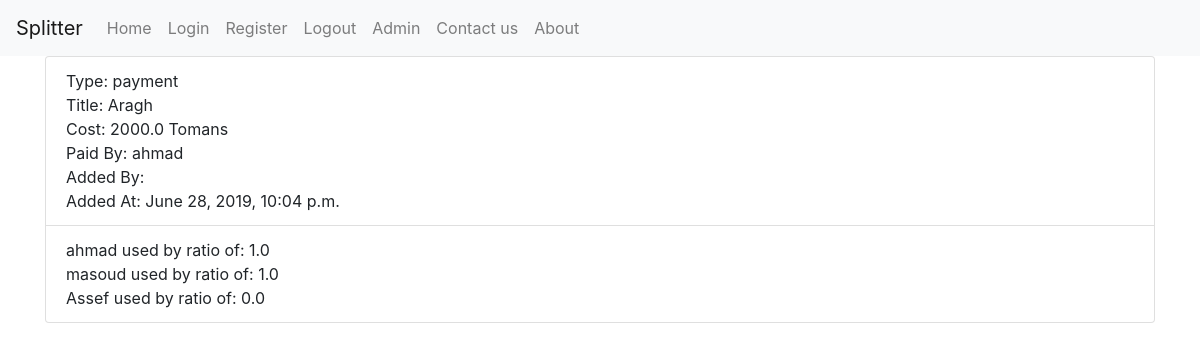
The page /test/12 (signed in) on the database its author committed.
### main/models.py (models this page shows, shortened)
class Expense(models.Model):
    expense_type = models.CharField(max_length=10, default='payment')
    group_fk = models.ForeignKey(Group, on_delete=models.CASCADE)
    adder_fk = models.ForeignKey(Account, on_delete=models.CASCADE,
                                 related_name='adder_fk')
    payer_fk = models.ForeignKey(Account, on_delete=models.CASCADE,
                                 related_name='payer_fk')
    title = models.CharField(max_length=20)
    cost = models.FloatField(default=0)
    date_time = models.DateTimeField(auto_now=True, null=True)

class Account(models.Model):
    user = models.OneToOneField(User, on_delete=models.CASCADE)

class ExpenseRatio(models.Model):
    expense_fk = models.ForeignKey(Expense, on_delete=models.CASCADE)
    member_fk = models.ForeignKey(Account, on_delete=models.CASCADE)
    ratio = models.FloatField(default=0)

### main/views.py (the view)
# urls.py: path('<slug:group_id>/<int:expense_pk>', views.expense_view),
@login_required
def expense_view(request, group_id, expense_pk):
    expense = Expense.objects.get(pk=expense_pk)
    ratioes = ExpenseRatio.objects.filter(expense_fk=expense)
    context = {'title': 'Account Detail',
               'expense': expense, 'ratioes': ratioes}
    template_name = 'expense.html'
    return render(request, template_name, context)

### main/templates/expense.html (shortened to what this page needs)
{% extends "base.html" %}
{% block navbar %}
{% include 'navbar.html' %}
{% endblock %}
{% block content %}
<ul class="list-group">
    <li class="list-group-item">
        Type: {{ expense.expense_type }}
        Title: {{ expense.title }}
        Cost: {{ expense.cost }} Tomans
        Paid By: {{ expense.payer_fk.user.first_name }}
        Added By: {{ expense.account_fk.user.first_name }}
        Added At: {{ expense.date_time }}
        <br>
    </li>
    <li class="list-group-item">
        {% for expense_ratio in ratioes %}
        {{ expense_ratio.member_fk.user.first_name }} used by ratio of: {{ expense_ratio.ratio }}
        {% endfor %}
    </li>
</ul>
{% endblock %}

### rows shown on the page
Expense: expense_type "payment", title "Aragh", cost "2000.0", payer_fk.user.first_name "ahmad", date_time "June 28, 2019, 10:04 p.m."
ExpenseRatio: member_fk.user.first_name "ahmad", ratio "1.0"
ExpenseRatio: member_fk.user.first_name "masoud", ratio "1.0"
ExpenseRatio: member_fk.user.first_name "Assef", ratio "0.0"
